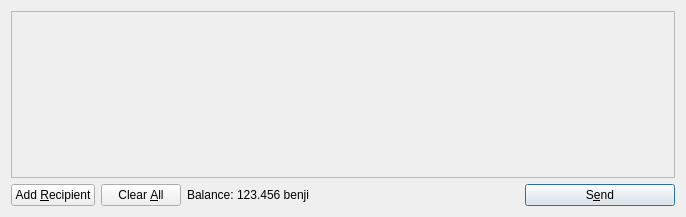
<?xml version="1.0" encoding="UTF-8"?>
<ui version="4.0">
 <class>SendCoinsDialog</class>
 <widget class="QDialog" name="SendCoinsDialog">
  <property name="geometry">
   <rect>
    <x>0</x>
    <y>0</y>
    <width>686</width>
    <height>217</height>
   </rect>
  </property>
  <property name="windowTitle">
   <string>Send Coins</string>
  </property>
  <layout class="QVBoxLayout" name="verticalLayout">
   <item>
    <widget class="QScrollArea" name="scrollArea">
     <property name="widgetResizable">
      <bool>true</bool>
     </property>
     <widget class="QWidget" name="scrollAreaWidgetContents">
      <property name="geometry">
       <rect>
        <x>0</x>
        <y>0</y>
        <width>666</width>
        <height>165</height>
       </rect>
      </property>
      <layout class="QVBoxLayout" name="verticalLayout_2">
       <property name="margin">
        <number>0</number>
       </property>
       <item>
        <layout class="QVBoxLayout" name="entries">
         <property name="spacing">
          <number>6</number>
         </property>
        </layout>
       </item>
       <item>
        <spacer name="verticalSpacer">
         <property name="orientation">
          <enum>Qt::Vertical</enum>
         </property>
         <property name="sizeHint" stdset="0">
          <size>
           <width>20</width>
           <height>40</height>
          </size>
         </property>
        </spacer>
       </item>
      </layout>
     </widget>
    </widget>
   </item>
   <item>
    <layout class="QHBoxLayout" name="horizontalLayout">
     <item>
      <widget class="QPushButton" name="addButton">
       <property name="toolTip">
        <string>Send to multiple recipients at once</string>
       </property>
       <property name="text">
        <string>Add &amp;Recipient</string>
       </property>
       <property name="icon">
        <iconset resource="../bitcoin.qrc">
         <normaloff>:/icons/add</normaloff>:/icons/add</iconset>
       </property>
       <property name="autoDefault">
        <bool>false</bool>
       </property>
      </widget>
     </item>
     <item>
      <widget class="QPushButton" name="clearButton">
       <property name="sizePolicy">
        <sizepolicy hsizetype="Minimum" vsizetype="Fixed">
         <horstretch>0</horstretch>
         <verstretch>0</verstretch>
        </sizepolicy>
       </property>
       <property name="toolTip">
        <string>Remove all transaction fields</string>
       </property>
       <property name="text">
        <string>Clear &amp;All</string>
       </property>
       <property name="icon">
        <iconset resource="../bitcoin.qrc">
         <normaloff>:/icons/remove</normaloff>:/icons/remove</iconset>
       </property>
       <property name="autoRepeatDelay">
        <number>300</number>
       </property>
       <property name="autoDefault">
        <bool>false</bool>
       </property>
      </widget>
     </item>
     <item>
      <layout class="QHBoxLayout" name="horizontalLayout_2">
       <property name="spacing">
        <number>3</number>
       </property>
       <item>
        <widget class="QLabel" name="label">
         <property name="text">
          <string>Balance:</string>
         </property>
        </widget>
       </item>
       <item>
        <widget class="QLabel" name="labelBalance">
         <property name="cursor">
          <cursorShape>IBeamCursor</cursorShape>
         </property>
         <property name="text">
          <string>123.456 benji</string>
         </property>
         <property name="textInteractionFlags">
          <set>Qt::LinksAccessibleByMouse|Qt::TextSelectableByKeyboard|Qt::TextSelectableByMouse</set>
         </property>
        </widget>
       </item>
      </layout>
     </item>
     <item>
      <spacer name="horizontalSpacer">
       <property name="orientation">
        <enum>Qt::Horizontal</enum>
       </property>
       <property name="sizeHint" stdset="0">
        <size>
         <width>40</width>
         <height>20</height>
        </size>
       </property>
      </spacer>
     </item>
     <item>
      <widget class="QPushButton" name="sendButton">
       <property name="minimumSize">
        <size>
         <width>150</width>
         <height>0</height>
        </size>
       </property>
       <property name="toolTip">
        <string>Confirm the send action</string>
       </property>
       <property name="text">
        <string>S&amp;end</string>
       </property>
       <property name="icon">
        <iconset resource="../bitcoin.qrc">
         <normaloff>:/icons/send</normaloff>:/icons/send</iconset>
       </property>
       <property name="default">
        <bool>true</bool>
       </property>
      </widget>
     </item>
    </layout>
   </item>
  </layout>
 </widget>
 <resources>
  <include location="../bitcoin.qrc"/>
 </resources>
 <connections/>
</ui>
